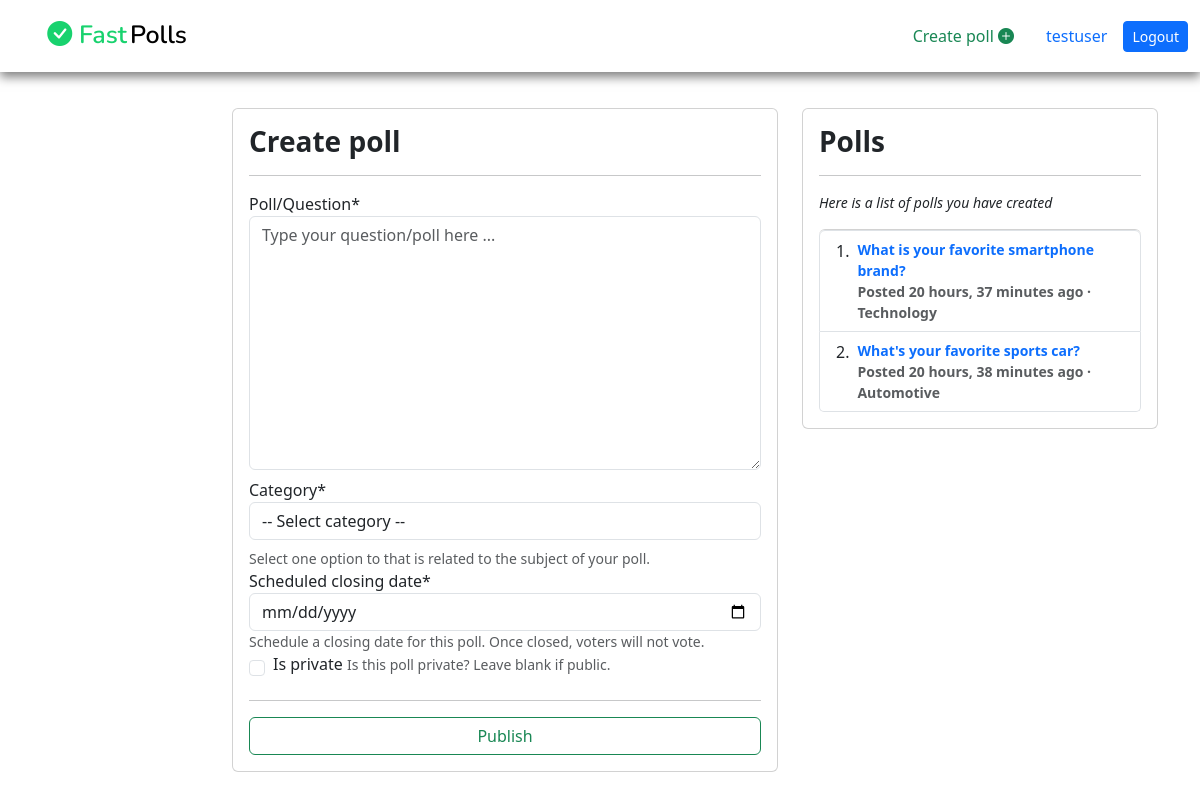
/polls/new-poll/ (signed in), run on the app's committed database.
### accounts/models.py (models this page shows, shortened)
class User(AbstractUser):
    id = models.CharField(max_length=25, primary_key=True, unique=True, editable=False)
    email = models.EmailField(unique=True)
    gender = models.CharField(max_length=7, blank=False)
    phone_no = models.CharField(max_length=14, blank=False)
    profile_pic = models.ImageField(upload_to='User-dps/', default='default.png')
    updated = models.DateTimeField(auto_now=True)
    REQUIRED_FIELDS = ['username']
    USERNAME_FIELD = 'email'
    class Meta:
        ordering = ['username']

### polls/models.py (models this page shows, shortened)
class Questions(models.Model):
    id = models.CharField(max_length=20, primary_key=True, unique=True, editable=False)
    author = models.ForeignKey(User, on_delete=models.CASCADE, editable=False)
    quiz = models.TextField(blank=False)
    category = models.CharField(max_length=15, blank=False)
    is_private = models.BooleanField(default=False)
    is_closed = models.BooleanField(default=False, editable=False)
    closing_dt = models.DateField(null=False, blank=False, db_column='Scheduled closing date-time')
    created = models.DateTimeField(auto_now_add=True)
    edited = models.DateTimeField(auto_now=True)
    class Meta:
        ordering = ['-created']
        verbose_name_plural = 'Questions'

### polls/views.py (the view, shortened to what this page needs)
# urls.py: path('new-poll/', views.CreatePollsView.as_view(), name='create-polls'),
@method_decorator(login_required, name='get')
class CreatePollsView(View):
    form_class = CreatePollsForm
    template_name = 'polls/create-polls.html'
    def get(self, request, *args, **kwargs):
        form = self.form_class()
        polls = Questions.objects.filter(author=request.user).all()
        context = {'CreateNewPollForm': form, 'polls': polls}
        return render(request, self.template_name, context)

### polls/templates/polls/create-polls.html (shortened to what this page needs)
    {% extends 'base.html' %}
    {% load static %}
    {% load crispy_forms_tags %}
    {% block content %}
    <main>
        <div class="container">
            <div class="row">
                <div class="col-md-6 offset-sm-2">
                    <form action="" method="post" class="card card-body">
                        <h3 class="card-title fw-bold mb-0">Create poll</h3>
                        <hr>
                        {{ CreateNewPollForm|crispy }}
                        <hr>
                        <div class="d-grid gap-2">
                            <button type="submit" class="btn btn-outline-success">Publish</button>
                        </div>
                    </form>
                </div>
                <div class="col-md-4">
                    <div class="card card-body">
                        <h3 class="card-title fw-bold mb-0">Polls</h3>
                        <hr>
                        <p class="small fst-italic">
                            Here is a list of polls you have created
                        </p>
                        <ol class="list-group list-group-numbered">
                            {% for poll in polls %}
                            <li class="list-group-item d-flex justify-content-between align-items-start">
                                <div class="ms-2 me-auto fw-bold small text-muted">
                                    <div class="fw-bold"><a href="{% url 'create-choices' poll.id %}">{{ poll.quiz }}</a></div>
                                    Posted {{ poll.created|timesince }} ago &centerdot; {{ poll.category }}
                                </div>
                            </li>
                            {% endfor %}
                          </ol>
                    </div>
                </div>
            </div>
        </div>
    </main>
    {% endblock %}

### templates/base.html (shortened to what this page needs)
    {% load static %}
    <link href="https://cdn.jsdelivr.net/npm/bootstrap@5.3.0/dist/css/bootstrap.min.css" rel="stylesheet">
    <link rel="stylesheet" href="https://cdn.jsdelivr.net/npm/bootstrap-icons@1.10.5/font/bootstrap-icons.css">
    <link rel="stylesheet" href="{% static 'css/styles.css' %}">
    <nav class="navbar navbar-expand-lg">
        <div class="container-fluid">
            <a class="navbar-brand" href="{% url 'homepage' %}"><i class="bi-check-circle-fill"></i> <span id="fast">Fast</span> Polls</a>
            <div class="collapse navbar-collapse nav justify-content-center" id="navbarText">
                <span class="navbar-text">
                    <a class="nav-link text-success" href="{% url 'create-polls' %}">Create poll <i class="bi-plus-circle-fill"></i></a>
                </span>
                {% if user.is_authenticated %}
                <span class="navbar-text">
                    <a href="{% url 'profile' %}" class="nav-link text-primary">{{ request.user.username }}</a>
                </span>
                <span class="navbar-text">
                    <a href="{% url 'logout_user' %}" class="btn btn-primary btn-sm">Logout</a>
                </span>
                {% endif %}
            </div>
        </div>
    </nav>
    {% block content %}
    {% endblock %}

### static/css/styles.css (style rules this page uses)
* { box-sizing: border-box; }
a { text-decoration: none; }
.navbar { box-shadow: 0 5px 10px rgba(0, 0, 0, 0.5); }
.navbar .container-fluid .navbar-brand { font-family: 'Nunito', sans-serif; font-size: 25px; font-weight: 600; margin-left: 3%; }
.navbar .container-fluid .navbar-brand i { color: #18d26e; }
.navbar .container-fluid .navbar-brand #fast { color: #18d26e; margin-right: -2.4%; }
.navbar .container-fluid .btn { color: #fff; }
main { margin-top: 3%; margin-bottom: 3%; }

### data on the page
User: user.username "testuser"
Questions: quiz "What is your favorite smartphone brand?", created "20 hours, 37 minutes", category "Technology"
Questions: quiz "What's your favorite sports car?", created "20 hours, 38 minutes", category "Automotive"
